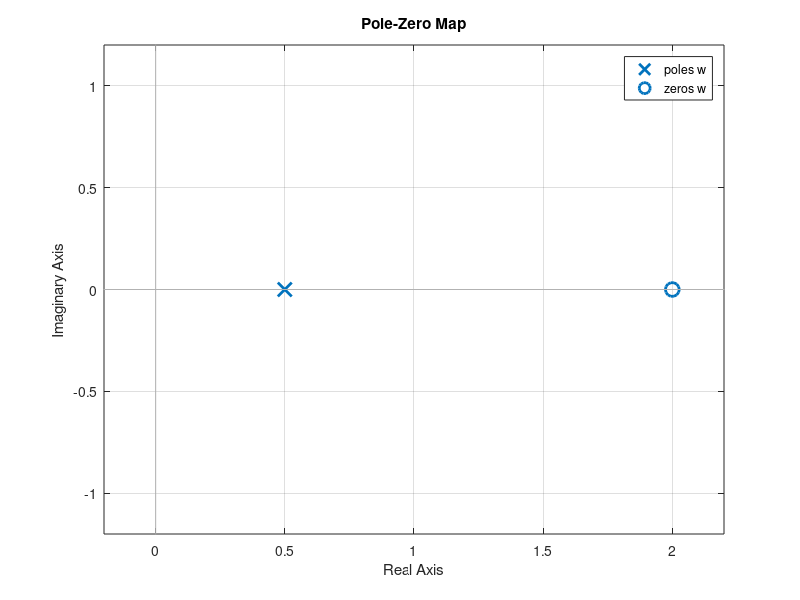
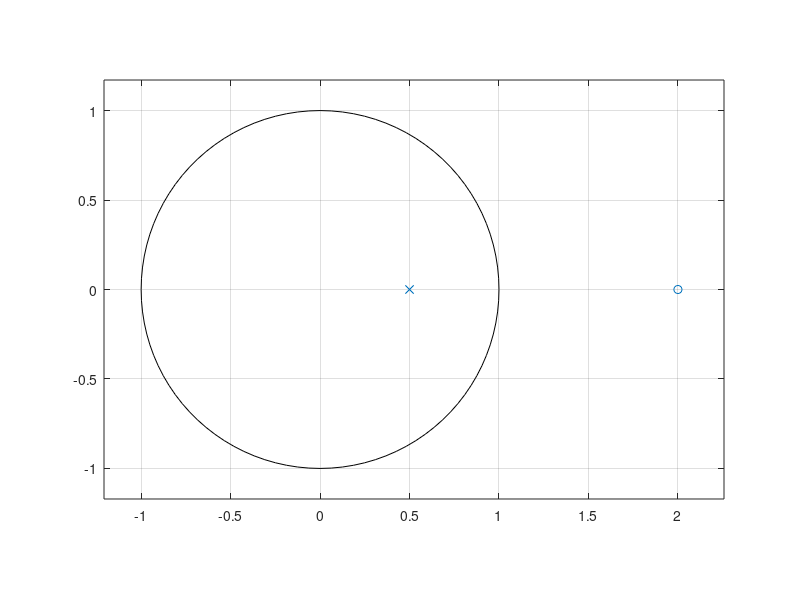

Write the MATLAB code that produced these figures, in order.
pkg load signal
pkg load control
clc
n=[-1/2, 1];
d=[-1/0.5, 1];
w=tf(n,d)
[z,p,k]= tf2zp(n,d);
figure;
pzmap(w);
figure;
zplane(z,p);
